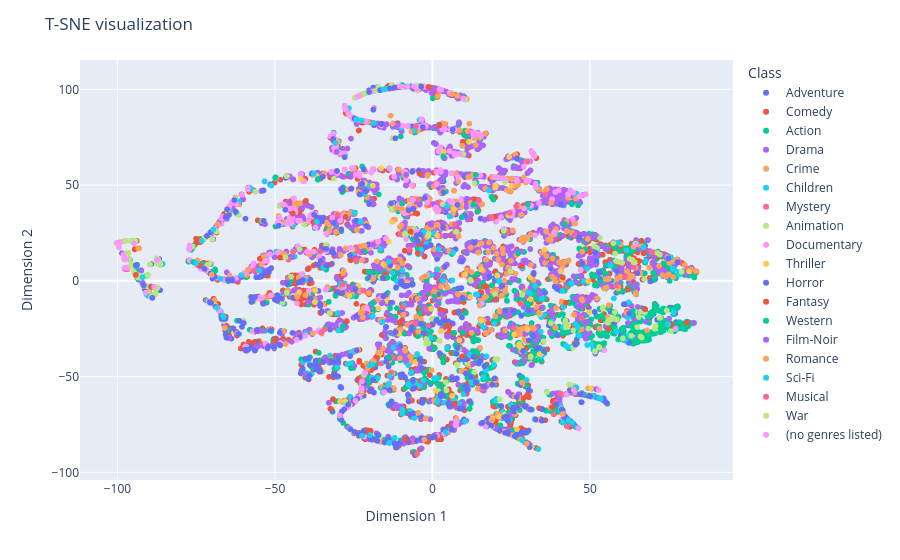

Notebook cell for this chart:
### Code cell
fig = px.scatter(df_tsne, x = 'Dim1', y= 'Dim2', color= 'Class')
fig.update_layout(
    title="T-SNE visualization",
    xaxis_title="Dimension 1",
    yaxis_title="Dimension 2",
)
fig.show()

### Figure 1 — Plotly figure (JSON) as saved in the notebook; plotly's stock layout.template omitted (floating-point values rounded to 4 significant figures; data arrays with more than 128 entries replaced by an {"elided": "..."} marker saying what was removed)
{"data": [{"hovertemplate": "Class=Adventure<br>Dim1=%{x}<br>Dim2=%{y}<extra></extra>", "legendgroup": "Adventure", "marker": {"color": "#636efa", "symbol": "circle"}, "mode": "markers", "name": "Adventure", "showlegend": true, "type": "scattergl", "x": {"elided": "653 float values"}, "xaxis": "x", "y": {"elided": "653 float values"}, "yaxis": "y"}, {"hovertemplate": "Class=Comedy<br>Dim1=%{x}<br>Dim2=%{y}<extra></extra>", "legendgroup": "Comedy", "marker": {"color": "#EF553B", "symbol": "circle"}, "mode": "markers", "name": "Comedy", "showlegend": true, "type": "scattergl", "x": {"elided": "2779 float values"}, "xaxis": "x", "y": {"elided": "2779 float values"}, "yaxis": "y"}, {"hovertemplate": "Class=Action<br>Dim1=%{x}<br>Dim2=%{y}<extra></extra>", "legendgroup": "Action", "marker": {"color": "#00cc96", "symbol": "circle"}, "mode": "markers", "name": "Action", "showlegend": true, "type": "scattergl", "x": {"elided": "1828 float values"}, "xaxis": "x", "y": {"elided": "1828 float values"}, "yaxis": "y"}, {"hovertemplate": "Class=Drama<br>Dim1=%{x}<br>Dim2=%{y}<extra></extra>", "legendgroup": "Drama", "marker": {"color": "#ab63fa", "symbol": "circle"}, "mode": "markers", "name": "Drama", "showlegend": true, "type": "scattergl", "x": {"elided": "2226 float values"}, "xaxis": "x", "y": {"elided": "2226 float values"}, "yaxis": "y"}, {"hovertemplate": "Class=Crime<br>Dim1=%{x}<br>Dim2=%{y}<extra></extra>", "legendgroup": "Crime", "marker": {"color": "#FFA15A", "symbol": "circle"}, "mode": "markers", "name": "Crime", "showlegend": true, "type": "scattergl", "x": {"elided": "537 float values"}, "xaxis": "x", "y": {"elided": "537 float values"}, "yaxis": "y"}, {"hovertemplate": "Class=Children<br>Dim1=%{x}<br>Dim2=%{y}<extra></extra>", "legendgroup": "Children", "marker": {"color": "#19d3f3", "symbol": "circle"}, "mode": "markers", "name": "Children", "showlegend": true, "type": "scattergl", "x": {"elided": "197 float values"}, "xaxis": "x", "y": {"elided": "197 float values"}, "yaxis": "y"}, {"hovertemplate": "Class=Mystery<br>Dim1=%{x}<br>Dim2=%{y}<extra></extra>", "legendgroup": "Mystery", "marker": {"color": "#FF6692", "symbol": "circle"}, "mode": "markers", "name": "Mystery", "showlegend": true, "type": "scattergl", "x": [80.89, 81.71, 0.07006, -7.368, -34.78, -41.77, 70.04, -1.06, 25.82, -19.64, 2.14, -13.1, -20.67, 2.551, -1.864, -24.27, 0.9573, 78.4, -42.42, 41.89, -18.08, -16.56, 39.13, 58.18, -23.93, -12.15, -21.91, 26.51, -5.571, 28.25, -12.69, -10.17, -7.287, -75.2, 45.16, -24.24, 63.83, -45.73, -30.04, 42.95, 15.84, -45.75, 38.52, 22.82, -96.84, -6.369, 23.54, 47.34], "xaxis": "x", "y": [6.384, 5.098, -6.315, 16.48, 9.863, 53.2, 15.02, 39.54, -24.77, 17.95, 41.1, -47.69, -6.202, 23.38, -14.76, 10.49, -4.003, 9.815, -28.88, -70.53, 19.7, -43.17, -63.61, -2.396, 15.3, 9.953, -50.03, 38.84, -22.45, -11.74, -39.89, 24.25, -62.24, 9.266, 24.05, 17.62, 7.133, 11.05, 34.54, -3.024, -56.21, 1.64, -69.74, -78.65, 6.08, -84.09, 25.01, -19.57], "yaxis": "y"}, {"hovertemplate": "Class=Animation<br>Dim1=%{x}<br>Dim2=%{y}<extra></extra>", "legendgroup": "Animation", "marker": {"color": "#B6E880", "symbol": "circle"}, "mode": "markers", "name": "Animation", "showlegend": true, "type": "scattergl", "x": {"elided": "298 float values"}, "xaxis": "x", "y": {"elided": "298 float values"}, "yaxis": "y"}, {"hovertemplate": "Class=Documentary<br>Dim1=%{x}<br>Dim2=%{y}<extra></extra>", "legendgroup": "Documentary", "marker": {"color": "#FF97FF", "symbol": "circle"}, "mode": "markers", "name": "Documentary", "showlegend": true, "type": "scattergl", "x": {"elided": "386 float values"}, "xaxis": "x", "y": {"elided": "386 float values"}, "yaxis": "y"}, {"hovertemplate": "Class=Thriller<br>Dim1=%{x}<br>Dim2=%{y}<extra></extra>", "legendgroup": "Thriller", "marker": {"color": "#FECB52", "symbol": "circle"}, "mode": "markers", "name": "Thriller", "showlegend": true, "type": "scattergl", "x": [27.47, -23.69, -5.318, -12.95, -26.44, 81.46, -0.4319, 31.19, -42.35, 28.27, 40.59, 41.37, -44.29, 6.222, 34.03, 1.552, -13.89, -14.44, 24.12, -41.77, -56.53, -65.75, -65.08, 31.09, -66.33, -16.33, 49.8, 7.009, -23.53, -37.31, 25.1, 22.74, 2.836, -4.383, -10.62, -3.601, 15.42, -9.4, -36.82, 18.65, -14.2, 30.09, 8.517, 25.93, 33.97, 49.48, 11.98, 0.9669, -18.95, 3.582, -17.14, -37.21, 28.11, -15.64, 50.24, 44.67, 27.59, -12.14, 19.87, -19.72, -53.27, 11.58, -50.42, -21.49, 18.95, 21.21, -58.74, 22.51, 26.83, 19.03, 35.64, -12.14, -29.31, 10.36, -31.82, 21.33, -8.175, 19.87, 20.52, 44.09, 24.33, -22.49, -13.71, 15.53], "xaxis": "x", "y": [-33.95, -35.93, -42.35, 30.89, -7.788, 4.963, -14.62, -9.489, -6.149, -54.22, 5.068, 1.123, -7.921, -60.07, -17.27, 23.66, 20.55, -9.506, 34.16, 53.2, -8.581, -26.03, 36.62, 1.932, -19.94, 58.76, -16.33, 37.67, -2.589, -11.15, 49.62, -69.83, -26.27, 57.49, -27.52, -62.11, 6.11, -16.01, 54.87, -73.03, -10.6, -25.44, -31.01, -27.98, -38.35, -0.121, -8.338, -57.41, 49.67, 67.46, -14.39, -4.962, -34.69, 8.821, -56.19, -17.71, -32.99, -84.79, 48.6, -82.41, 51.64, 72.61, -34.52, 50.88, -75.85, -70.92, -36.27, -78.8, -77.54, -71.98, 16.19, -84.79, -63.04, 3.3, -66.82, -78.07, -1.944, 49.88, 2.807, -73.83, 64.74, -53.68, -84.64, -20.82], "yaxis": "y"}, {"hovertemplate": "Class=Horror<br>Dim1=%{x}<br>Dim2=%{y}<extra></extra>", "legendgroup": "Horror", "marker": {"color": "#636efa", "symbol": "circle"}, "mode": "markers", "name": "Horror", "showlegend": true, "type": "scattergl", "x": {"elided": "468 float values"}, "xaxis": "x", "y": {"elided": "468 float values"}, "yaxis": "y"}, {"hovertemplate": "Class=Fantasy<br>Dim1=%{x}<br>Dim2=%{y}<extra></extra>", "legendgroup": "Fantasy", "marker": {"color": "#EF553B", "symbol": "circle"}, "mode": "markers", "name": "Fantasy", "showlegend": true, "type": "scattergl", "x": [-4.688, -56.7, 66.32, 41.36, -37.81, 62.04, 28.41, -6.903, 37.97, -27.16, 9.473, -8.477, -44.34, -54.78, -94.2, 7.106, -4.09, -94.54, 13.27, -10.43, 2.153, -22.45, -50.05, 19.77, -1.263, 42.37, -32.42, -89.23, -48.41, -74.11, 28.95, 67.53, -17.63, 16.37, -27.53, 5.102, 5.282, 75.88, -1.382, 55.93, 80.79, 20.24], "xaxis": "x", "y": [14.44, -32.08, 20.95, 1.747, 30.66, -4.406, 7.704, 25.75, -65.93, -21.13, -39.41, -82.66, 35.13, 11.57, 3.105, -64.1, 55.95, 16.45, 42.66, -21.74, 81.14, -56.02, -30.65, 33.49, 101.2, -11.39, -66.84, -3.014, 12.14, 8.192, -61.2, -14.85, -39.54, -3.081, 33.41, -23.35, -24.12, -22.79, -83.98, -25.06, -21.85, -9.506], "yaxis": "y"}, {"hovertemplate": "Class=Western<br>Dim1=%{x}<br>Dim2=%{y}<extra></extra>", "legendgroup": "Western", "marker": {"color": "#00cc96", "symbol": "circle"}, "mode": "markers", "name": "Western", "showlegend": true, "type": "scattergl", "x": [9.562, 44.25, -25.9, 9.399, -19.06, -9.705, 42.01, 3.387, -1.866, 30.25, 22.7, -19.22, -28.45, -36.3, 13.77, -49.87, 27.17, 12.93, 0.653, -75.95, 43.48, 46.2, -13.82], "xaxis": "x", "y": [-27.06, 39.94, -45.56, 33.19, -11.7, 40.47, 29.62, 65.08, 0.419, 39.9, 25.5, -18.16, -23.59, 53.23, 55.3, 54.13, 14.32, 39.63, -7.529, 9.851, -1.958, 39.4, -39.78], "yaxis": "y"}, {"hovertemplate": "Class=Film-Noir<br>Dim1=%{x}<br>Dim2=%{y}<extra></extra>", "legendgroup": "Film-Noir", "marker": {"color": "#ab63fa", "symbol": "circle"}, "mode": "markers", "name": "Film-Noir", "showlegend": true, "type": "scattergl", "x": [-44.68, 51.8, -0.9729, -0.4655, -30.44, -28.2, -4.746, -8.342, -44.59, -67.87, -18.93, -11.11], "xaxis": "x", "y": [-31.75, 23.85, 29.76, 29.33, 67.35, 54.31, -9.201, 55.42, 12.5, 30.22, 18.84, 81.29], "yaxis": "y"}, {"hovertemplate": "Class=Romance<br>Dim1=%{x}<br>Dim2=%{y}<extra></extra>", "legendgroup": "Romance", "marker": {"color": "#FFA15A", "symbol": "circle"}, "mode": "markers", "name": "Romance", "showlegend": true, "type": "scattergl", "x": [-22.84, -65.9, -68.14, -17.2, 11.37, 1.056, -70.08, -2.154, 41.34, -9.211, 52.24, 45.07, -1.497, -15.73, 37.63, 7.6, 0.5863, -4.484, 28.43, -1.61, -20.19, 18.71, -21.58, -12.66, 6.281, 25.12, -18.81, -93.34, -6.66, 1.577, -27.54, -4.699, 33.86, -53.52, -42.9, -58.52, 29.95, -2.562], "xaxis": "x", "y": [-16.73, -24.64, 29.48, -37.45, 54.2, 50.34, 3.167, 2.306, -69.52, -17.64, -9.088, -17.77, 55.42, -35.22, 40.75, -72.01, -5.542, -68.86, -53.1, 54.89, -6.331, -72.6, 18.46, 82.14, 97.61, 53.39, 1.136, 16.96, 78.1, 96.47, 16.96, -9.332, -16.71, 12.78, -8.361, 5.826, -84.99, -82.93], "yaxis": "y"}, {"hovertemplate": "Class=Sci-Fi<br>Dim1=%{x}<br>Dim2=%{y}<extra></extra>", "legendgroup": "Sci-Fi", "marker": {"color": "#19d3f3", "symbol": "circle"}, "mode": "markers", "name": "Sci-Fi", "showlegend": true, "type": "scattergl", "x": [31.11, 34.35, 6.533, 10.29, -66.28, 44.35, -13.71, 46.55, -53.28, -30.15, -29.96, -15.14, -22.52, -66.5, -13.78, -15.62, 4.665, -24.14, 45.76, -75.0, -60.66, -51.12, 41.38, 43.22, -36.68, 4.22, -19.17, 28.47, -90.72, -37.72, -13.56, -57.7, -69.59, -30.82, 16.19, -16.42, 45.55, 49.07, 21.13, -68.41, -19.79, 76.58, 74.83, -5.624, -18.94, -22.35, -67.31, 52.85, -22.79, 53.45, -26.5, -73.29, -15.69, -43.16, -18.69, 44.12, -13.91, 7.508, 17.87, 58.48, -92.04, 14.15], "xaxis": "x", "y": [-6.807, -26.5, 14.94, -73.28, -18.91, -74.14, -84.64, -28.67, 51.96, -45.25, -25.88, 100.2, 83.73, -18.09, 9.979, 99.97, 39.04, 84.4, -76.47, 9.1, 2.998, 49.8, -74.0, -72.71, 30.86, -78.98, -43.71, -83.27, -7.055, 56.06, -49.83, 48.26, 26.83, 71.97, -24.25, 16.69, -55.56, 6.379, -0.02874, -13.99, -80.54, -16.53, -22.64, 78.76, -18.54, -80.85, 1.149, -61.24, 31.01, -61.62, 90.19, 20.98, -58.28, -30.72, 82.43, -1.154, -53.85, -74.66, 47.19, -26.43, 1.926, -7.16], "yaxis": "y"}, {"hovertemplate": "Class=Musical<br>Dim1=%{x}<br>Dim2=%{y}<extra></extra>", "legendgroup": "Musical", "marker": {"color": "#FF6692", "symbol": "circle"}, "mode": "markers", "name": "Musical", "showlegend": true, "type": "scattergl", "x": [7.017, -4.357, -21.99, -34.27, 61.05, -35.24, -9.467, 35.87, -5.243, 40.62, 14.78, 1.085, -35.77, -56.62, -4.883, 18.65, 42.81, 24.53, 30.13, -44.24, -28.45, -1.381, -97.3], "xaxis": "x", "y": [29.48, 42.54, -5.111, -25.28, 1.894, -26.96, -13.82, 45.12, 80.67, -59.09, 42.09, 50.95, 15.4, 5.334, -90.49, 33.3, -76.02, 35.5, 62.32, 14.99, -1.883, -23.37, 6.069], "yaxis": "y"}, {"hovertemplate": "Class=War<br>Dim1=%{x}<br>Dim2=%{y}<extra></extra>", "legendgroup": "War", "marker": {"color": "#B6E880", "symbol": "circle"}, "mode": "markers", "name": "War", "showlegend": true, "type": "scattergl", "x": [-42.2, -40.71, 22.65, -46.3], "xaxis": "x", "y": [16.52, 29.44, 26.12, 54.7], "yaxis": "y"}, {"hovertemplate": "Class=(no genres listed)<br>Dim1=%{x}<br>Dim2=%{y}<extra></extra>", "legendgroup": "(no genres listed)", "marker": {"color": "#FF97FF", "symbol": "circle"}, "mode": "markers", "name": "(no genres listed)", "showlegend": true, "type": "scattergl", "x": [-88.36, 54.54, 77.17, 44.8, -24.45, -29.42, -15.31, -39.24, 1.407, 7.315, -100.0, -87.18, 7.651, -43.17, 12.99, -27.49, -58.67, -22.37, -22.45, -94.78, -96.99, -27.87, -98.09, 46.41, -99.72, -25.98, -97.57, 48.63, -98.09, -91.03, -99.1, -7.802, -56.69, 7.645], "xaxis": "x", "y": [-3.157, -36.35, -25.07, -56.87, -62.55, -70.3, -58.17, -5.21, 50.65, -75.3, 19.95, 10.89, -73.52, -30.72, 75.97, 89.39, 48.21, -52.5, -56.02, 19.51, 6.745, 91.34, 13.81, -77.06, 19.5, 17.22, 6.863, 45.19, 13.85, -6.235, 20.27, 80.84, 9.14, -73.43], "yaxis": "y"}], "layout": {"legend": {"title": {"text": "Class"}, "tracegroupgap": 0}, "margin": {"t": 60}, "title": {"text": "T-SNE visualization"}, "xaxis": {"anchor": "y", "domain": [0, 1], "title": {"text": "Dimension 1"}}, "yaxis": {"anchor": "x", "domain": [0, 1], "title": {"text": "Dimension 2"}}}}
